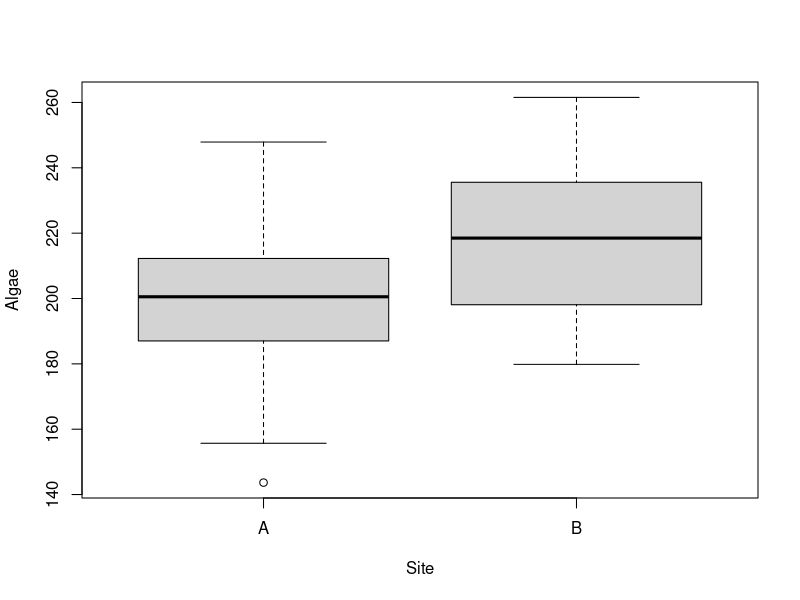
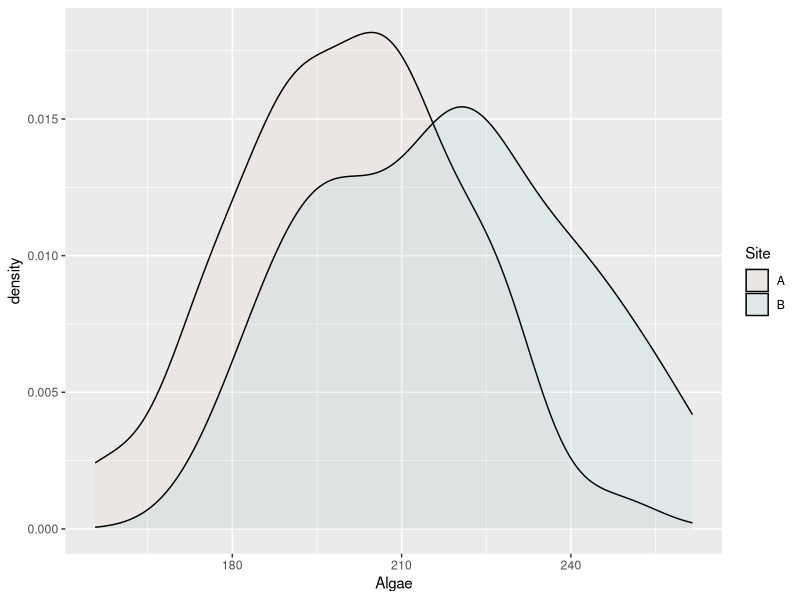

Write the R code that produced these figures, in order.
## ---- chunk 1
A <- rnorm(50,200,20)
A
B <- rnorm(50,220,20) 
B
## ---- chunk 2
data <- data.frame(Site = rep(c("A", "B"),each = 50),
                   Algae= c(A,B))
data
boxplot(Algae~Site,data=data)
outliers_A <- boxplot.stats(A)$out
outliers_A
outliers_B <- boxplot.stats(B)$out
outliers_B
data_selection <- data[!(data$Site == "A" & data$Algae %in% outliers_A) &
                     !(data$Site == "B" & data$Algae %in% outliers_B), ]
data_selection
## ---- chunk 3
library(ggplot2)
ggplot(data_selection, aes(x = Algae, fill = Site))+
  geom_density(alpha=0.05)
## ---- chunk 4
Sample_A <- rbinom(10,1,0.7)
Sample_A
Sample_B <- rbinom(10,1,0.5)
Sample_B
result_A <- sum(Sample_A) >= 7
result_A
result_B <- sum(Sample_B) >= 7
result_B
## ---- chunk 5
prob_5 <- dpois(5, 3)
prob_5
prob_3_or_fewer <- ppois(3,3) 
prob_3_or_fewer
## ---- chunk 6
list1 <- c(44.40, 47.70, 65.59, 50.71, 51.29, 67.15, 54.61, 37.35, 43.13, 45.54, 62.24, 53.60, 54.01, 51.11, 
           44.44, 67.87, 54.98, 30.33, 57.01, 45.27, 39.32, 47.82, 39.74, 42.71, 43.75, 33.13, 58.38, 51.53, 
           38.62, 62.54, 54.26, 47.05, 58.95, 58.78, 58.22, 56.89, 55.54, 49.38, 46.94, 46.20, 43.05, 47.92, 
           37.35, 71.69, 62.08, 38.77, 45.97, 45.33, 57.80, 49.17, 52.53, 49.71, 49.57, 63.69, 47.74, 65.16, 
           34.51, 55.85, 51.24, 52.16, 53.80, 44.98, 46.67, 39.81, 39.28, 53.04, 54.48, 50.53, 59.22, 70.50, 
           45.09, 26.91, 60.06, 42.91, 43.12, 60.26, 47.15, 37.79, 51.81, 48.61, 50.06, 53.85, 46.29, 56.44, 
           47.80, 53.32, 60.97, 54.35, 46.74, 61.49, 59.94, 55.48, 52.39, 43.72, 63.61, 44.00, 71.87, 65.33, 
           47.64, 39.74)

list2 <- c(44.34, 48.85, 41.30, 39.79, 30.73, 44.32, 33.23, 19.98, 39.30, 58.78, 36.37, 54.12, 20.73, 44.17, 
           52.79, 49.52, 46.59, 35.39, 32.25, 29.64, 46.76, 30.79, 37.64, 41.16, 72.66, 35.22, 48.53, 46.17, 
           30.57, 43.93, 66.67, 51.77, 45.62, 38.66, 14.20, 61.97, 23.09, 56.10, 73.64, 23.34, 55.53, 41.07, 
           21.42, 22.28, 20.98, 37.04, 23.07, 55.32, 76.50, 25.69, 56.82, 56.54, 49.98, 29.87, 43.21, 40.79, 
           53.44, 39.41, 59.65, 39.38, 60.79, 29.26, 26.10, 93.62, 38.75, 49.47, 54.55, 37.74, 52.75, 50.53, 
           41.77, 45.98, 44.49, 76.93, 33.88, 28.56, 45.57, 49.66, 51.55, 38.12, 29.05, 63.95, 39.76, 32.02, 
           41.46, 42.04, 61.65, 46.27, 56.31, 37.51, 48.22, 40.13, 46.42, 31.57, 25.34, 74.96, 54.01, 26.23, 
           35.83, 27.22)

## ---- chunk 7
### Write your code here

